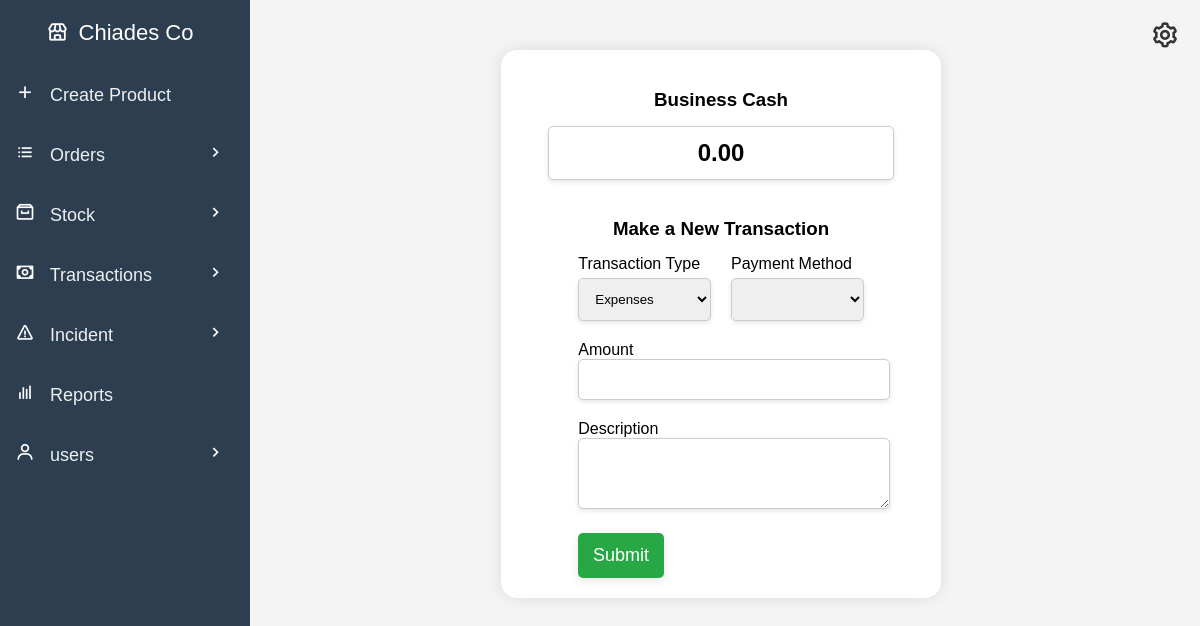
The page /create-transaction.php (signed in) on the database as committed earlier.
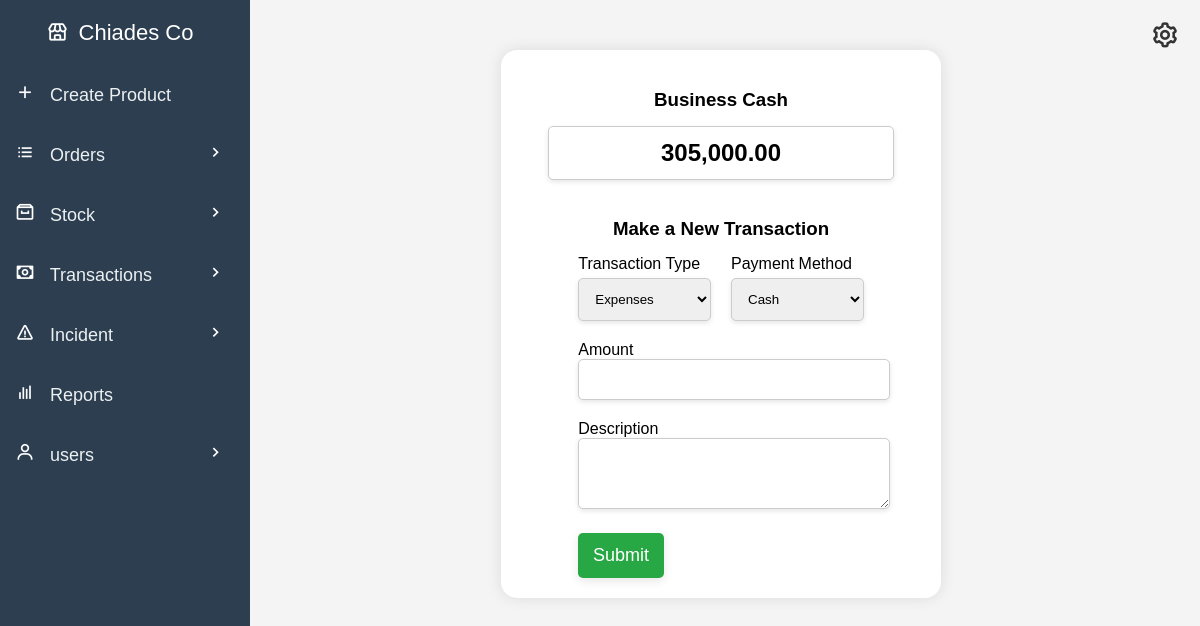
The same page on the database as committed later.
### tables this page shows
CREATE TABLE `money` (
  `money_id` int(11) NOT NULL,
  `company_id` int(10) DEFAULT NULL,
  `money` decimal(10,2) DEFAULT NULL,
  `cash` decimal(10,2) DEFAULT 0.00,
  `NMB` decimal(10,2) DEFAULT 0.00,
  `CRDB` decimal(10,2) DEFAULT 0.00,
  `NBC` decimal(10,2) DEFAULT 0.00,
  `mpesa` decimal(10,2) DEFAULT 0.00,
  `tigo_pesa` decimal(10,2) DEFAULT 0.00,
  `airtel_money` decimal(10,2) DEFAULT 0.00,
  `halo_pesa` decimal(10,2) DEFAULT 0.00,
  `azam_pesa` decimal(10,2) DEFAULT 0.00,
  `debt` decimal(10,2) DEFAULT 0.00,
  `creditors` decimal(10,2) DEFAULT 0.00
);

### create-transaction.php (the view, shortened to what this page needs)
<?php
include('db_connection.php');
$company_id = $_SESSION['company_id'];
$payment_methods_query = "SELECT * FROM payment_methods WHERE company_id = ?";
$stmt = $conn->prepare($payment_methods_query);
$stmt->bind_param("i", $company_id);
$stmt->execute();
$payment_methods_result = $stmt->get_result();
$cash_query = "SELECT cash FROM money WHERE company_id = ?";
$cash_stmt = $conn->prepare($cash_query);
$cash_stmt->bind_param("i", $company_id);
$cash_stmt->execute();
$cash = $cash_stmt->get_result()->fetch_assoc()['cash'];
?>
<!DOCTYPE html>
<html lang="en">
<head>
    <link rel="stylesheet" href="css/create-transaction.css">
    <link href="https://unpkg.com/boxicons@2.0.7/css/boxicons.min.css" rel="stylesheet">
</head>
<body>
    <a href="active_payments.php">
        <span class="settings-icon"><i class='bx bx-cog'></i></span>
    </a>
    <div class="content">
        <h3>Business Cash</h3>
        <input type="text" id="business-cash" value="<?= number_format($cash, 2); ?>" readonly>
        <h3>Make a New Transaction</h3>
        <form id="transaction-form">
            <div class="transaction-inputs">
                <div class="input-group">
                    <label for="transaction-type">Transaction Type</label>
                    <select name="transaction_type" id="transaction-type" required>
                        <option value="expenses">Expenses</option>
                    </select>
                </div>
                <div class="input-group">
                    <label for="payment-method">Payment Method</label>
                    <select name="payment_method" id="payment-method" required>
                        <?php
                        while ($row = $payment_methods_result->fetch_assoc()) {
                            foreach (['cash', 'NMB', 'CRDB', 'NBC', 'mpesa', 'airtel_money', 'tigo_pesa', 'halo_pesa', 'azam_pesa', 'debt'] as $method) {
                                if ($row[$method] === 'yes') {
                                    echo "<option value=\"$method\">" . ucfirst(str_replace('_', ' ', $method)) . "</option>";
                                }
                            }
                        }
                        ?>
                    </select>
                </div>
            </div>
            <div>
                <label for="amount">Amount</label>
                <input type="number" name="amount" id="amount" required>
            </div>
            <div>
                <label for="description">Description</label>
                <textarea name="description" id="description" rows="3" required></textarea>
            </div>
            <input type="submit" value="Submit">
        </form>
    </div>
</body>
</html>

Rows that differ between the two databases and show on the page:
now on this page (row edited): money: cash "305,000.00"
Other text that changed with them:
form field payment_method: (not shown) → "Cash"
form field value: "0.00" → (not shown)
